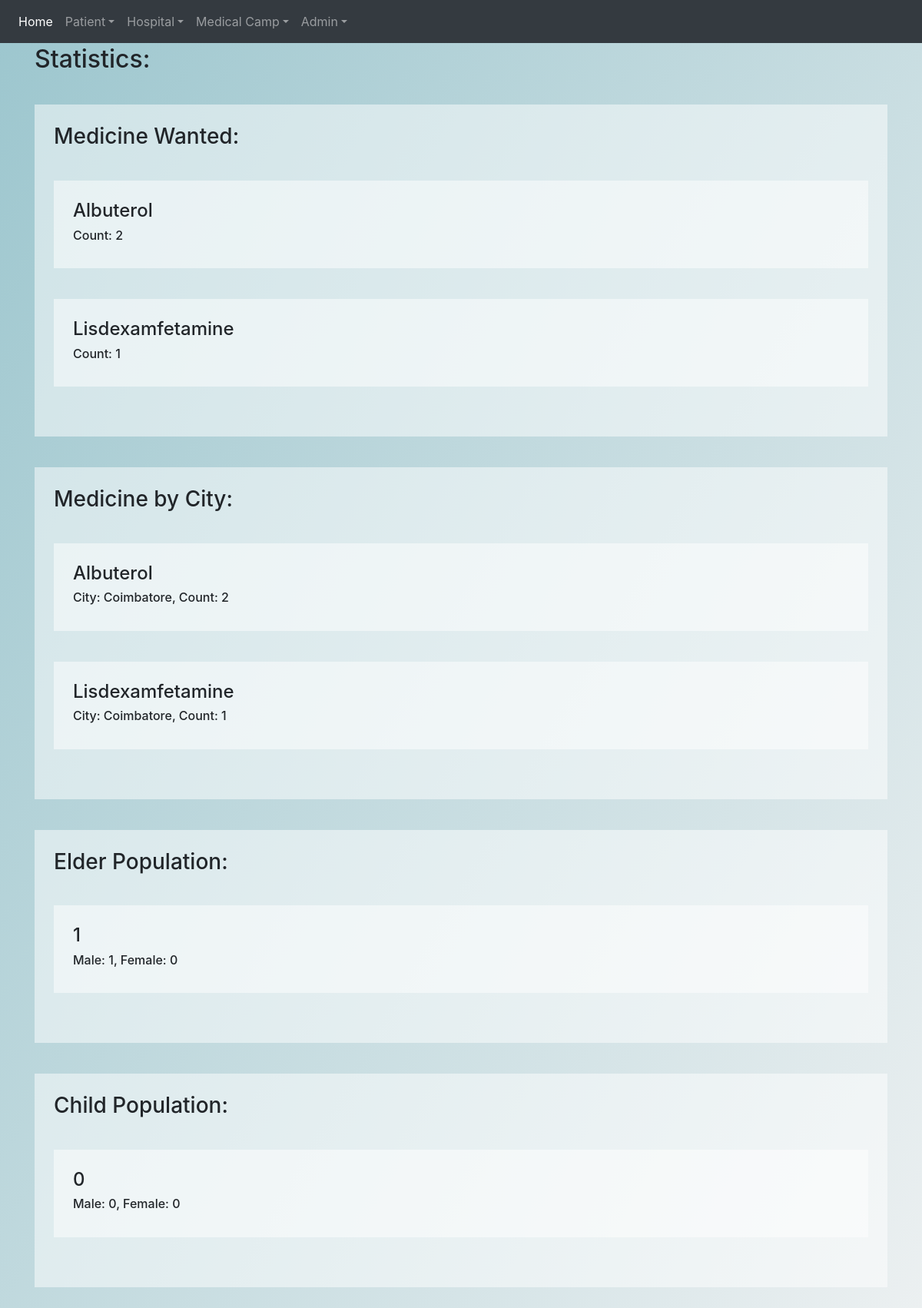
/patients/stats-one/, run on the app's committed database.
### patients/models.py (models this page shows)
class MedicationTable(models.Model):
    pid = models.ForeignKey(People, on_delete=models.CASCADE)
    Medicine = models.ForeignKey(MedicineTable, on_delete = models.CASCADE)
    status = models.ForeignKey(StatusType, on_delete = models.CASCADE)

class People(models.Model):
    pid = models.IntegerField(default = 0, primary_key = True)
    pname = models.CharField(max_length=200)
    gender = models.ForeignKey(Gender1, on_delete=models.CASCADE)
    dob = models.DateField('date of Birth')
    phno = models.IntegerField(default = 0)
    doorno = models.IntegerField(default=0)
    street = models.CharField(max_length=200)
    area = models.CharField(max_length=200)
    city = models.CharField(max_length=200)
    previous_health_issue = models.CharField(max_length=200)
    hid = models.ForeignKey(Hospital, on_delete = models.CASCADE)

### patients/views.py (the view)
# urls.py: path('patients/stats-one/', patient_views.risky_city, name='stats'),
def stats(request):
    cursor = connection.cursor()
    cursor.execute("SELECT Medicine_id,count() from patients_medicationtable inner JOIN patients_people on pid=pid_id GROUP by Medicine_id HAVING status_id = 'Active' order by count() DESC limit 3")
    medWanted = cursor.fetchall()
    cursor.execute("SELECT Medicine_id,city,count() from patients_medicationtable inner JOIN patients_people on pid=pid_id GROUP by Medicine_id,city having status_id = 'Active' order by count() DESC limit 3 ")
    medByCity = cursor.fetchall()
    cursor.execute("SELECT COUNT(*) FROM patients_people WHERE (strftime('%Y','now')-strftime('%Y',dob))>40 and gender_id='Male' ")
    oldMale = cursor.fetchall()
    cursor.execute("SELECT COUNT(*) FROM patients_people WHERE (strftime('%Y','now')-strftime('%Y',dob))>40 and gender_id='Female' ")
    oldFemale = cursor.fetchall()
    cursor.execute("SELECT COUNT(*) FROM patients_people WHERE (strftime('%Y','now')-strftime('%Y',dob))>40")
    old = cursor.fetchall()
    cursor.execute("SELECT COUNT(*) FROM patients_people WHERE (strftime('%Y','now')-strftime('%Y',dob))<14 and gender_id='Male' ")
    youngMale = cursor.fetchall()
    cursor.execute("SELECT COUNT(*) FROM patients_people WHERE (strftime('%Y','now')-strftime('%Y',dob))<14 and gender_id='Female' ")
    youngFemale = cursor.fetchall()
    cursor.execute("SELECT COUNT(*) FROM patients_people WHERE (strftime('%Y','now')-strftime('%Y',dob))<14")
    young = cursor.fetchall()
    return render(request, 'patients/stats.html', {'medWanted':medWanted, 'medByCity':medByCity, 'om':oldMale, 'of':oldFemale, 'old':old, 'ym':youngMale, 'yf':youngFemale, 'young':young})

### patients/templates/patients/stats.html
{%extends 'patients/base_layout.html'%}
{% block content %}
    <h2>Statistics:</h2>
    <div class = "task">
        <h3>Medicine Wanted:</h3>
        {% for p in medWanted %}
            <div class = "task">
                <h4>{{p.0}}</h4>
                <h6>Count: {{p.1}}</h6>
            </div>
        {% endfor %}
    </div>
    <div class = "task">
        <h3>Medicine by City:</h3>
        {% for p in medByCity %}
            <div class = "task">
                <h4>{{p.0}}</h4>
                <h6>City: {{p.1}}, Count: {{p.2}}</h6>
            </div>
        {% endfor %}
    </div>
    <div class = "task">
        <h3>Elder Population:</h3>
            <div class = "task">
                <h4>{{old.0.0}}</h4>
                <h6>Male: {{om.0.0}}, Female: {{of.0.0}}</h6>
            </div>
    </div>
    <div class = "task">
        <h3>Child Population:</h3>
            <div class = "task">
                <h4>{{young.0.0}}</h4>
                <h6>Male: {{ym.0.0}}, Female: {{yf.0.0}}</h6>
            </div>
    </div>
{% endblock %}

### patients/templates/patients/base_layout.html (style rules this page uses)
body { background-image:linear-gradient(120deg,#9cc6ce ,#ECF0F1 ); min-height:100vh; }
h3 { margin:10px 0; }
.task { width:100%; background:rgba(255,255,255,0.5); padding:25px; margin :40px 0px; }

### data on the page
MedicationTable: Medicine "Albuterol", p "2"
MedicationTable: Medicine "Lisdexamfetamine", p "1"
People: p "Lisdexamfetamine", city "Coimbatore", pid "1"

### other printed values
{{ p.0 }} "Albuterol"
{{ p.1 }} "Coimbatore"
{{ p.2 }} "2"
{{ old.0.0 }} "1"
{{ om.0.0 }} "1"
{{ of.0.0 }} "0"
{{ young.0.0 }} "0"
{{ ym.0.0 }} "0"
{{ yf.0.0 }} "0"
